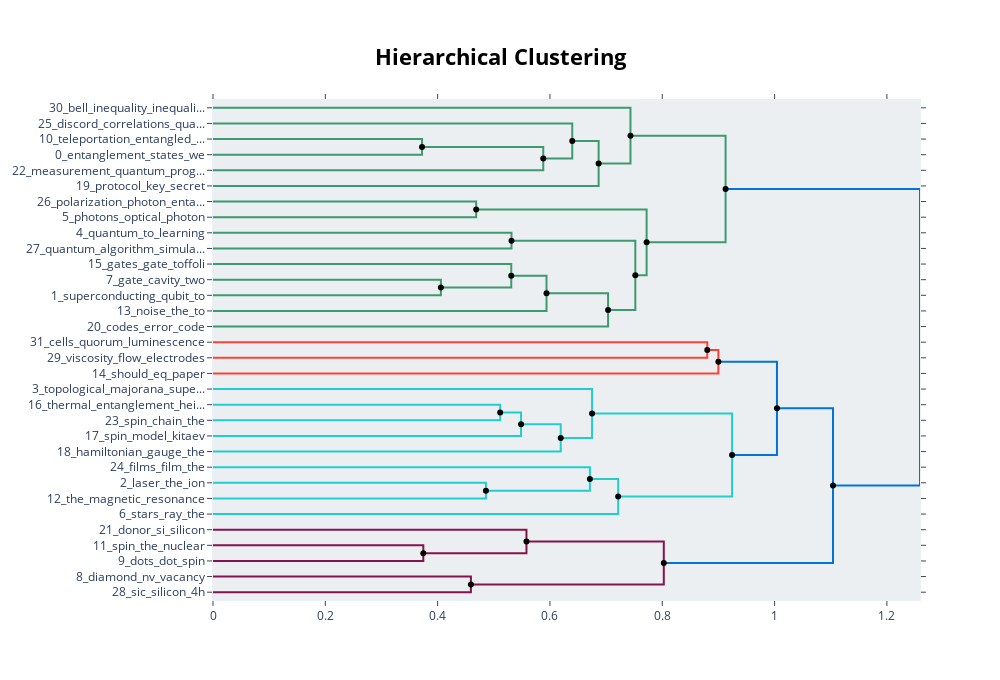

Notebook source saved alongside this figure:
### Markdown cell above
# 层次聚类

### Code cell
hierarchical_topics = topic_model.hierarchical_topics(docs)
topic_model.visualize_hierarchy(hierarchical_topics=hierarchical_topics)

### Figure 1 — Plotly figure (JSON) as saved in the notebook; plotly's stock layout.template omitted (floating-point values rounded to 4 significant figures)
{"data": [{"hoverinfo": "text", "marker": {"color": "rgb(61,153,112)"}, "mode": "lines", "text": ["teleportation_entangled_state_scheme_states", "", "", "entanglement_states_we_the_that"], "type": "scatter", "x": [0, 0.3722, 0.3722, 0], "xaxis": "x", "y": [-25, -25, -35, -35], "yaxis": "y"}, {"hoverinfo": "text", "marker": {"color": "rgb(61,153,112)"}, "mode": "lines", "text": ["entanglement_states_the_we_state", "", "", "measurement_quantum_program_the_is"], "type": "scatter", "x": [0.3722, 0.5881, 0.5881, 0], "xaxis": "x", "y": [-30, -30, -45, -45], "yaxis": "y"}, {"hoverinfo": "text", "marker": {"color": "rgb(61,153,112)"}, "mode": "lines", "text": ["discord_correlations_quantum_correlation_for", "", "", "entanglement_states_the_we_state"], "type": "scatter", "x": [0, 0.6397, 0.6397, 0.5881], "xaxis": "x", "y": [-15, -15, -37.5, -37.5], "yaxis": "y"}, {"hoverinfo": "text", "marker": {"color": "rgb(61,153,112)"}, "mode": "lines", "text": ["entanglement_states_the_we_state", "", "", "protocol_key_secret_protocols_attack"], "type": "scatter", "x": [0.6397, 0.6867, 0.6867, 0], "xaxis": "x", "y": [-26.25, -26.25, -55, -55], "yaxis": "y"}, {"hoverinfo": "text", "marker": {"color": "rgb(61,153,112)"}, "mode": "lines", "text": ["bell_inequality_inequalities_violation_chsh", "", "", "entanglement_states_the_we_for"], "type": "scatter", "x": [0, 0.7434, 0.7434, 0.6867], "xaxis": "x", "y": [-5, -5, -40.62, -40.62], "yaxis": "y"}, {"hoverinfo": "text", "marker": {"color": "rgb(61,153,112)"}, "mode": "lines", "text": ["polarization_photon_entangled_state_two", "", "", "photons_optical_photon_quantum_light"], "type": "scatter", "x": [0, 0.4686, 0.4686, 0], "xaxis": "x", "y": [-65, -65, -75, -75], "yaxis": "y"}, {"hoverinfo": "text", "marker": {"color": "rgb(61,153,112)"}, "mode": "lines", "text": ["quantum_to_learning_the_this", "", "", "quantum_algorithm_simulation_computer_algorithms"], "type": "scatter", "x": [0, 0.5315, 0.5315, 0], "xaxis": "x", "y": [-85, -85, -95, -95], "yaxis": "y"}, {"hoverinfo": "text", "marker": {"color": "rgb(61,153,112)"}, "mode": "lines", "text": ["gate_cavity_two_the_gates", "", "", "superconducting_qubit_to_the_qubits"], "type": "scatter", "x": [0, 0.4058, 0.4058, 0], "xaxis": "x", "y": [-115, -115, -125, -125], "yaxis": "y"}, {"hoverinfo": "text", "marker": {"color": "rgb(61,153,112)"}, "mode": "lines", "text": ["gates_gate_toffoli_unitary_clifford", "", "", "gate_qubit_superconducting_the_cavity"], "type": "scatter", "x": [0, 0.5311, 0.5311, 0.4058], "xaxis": "x", "y": [-105, -105, -120, -120], "yaxis": "y"}, {"hoverinfo": "text", "marker": {"color": "rgb(61,153,112)"}, "mode": "lines", "text": ["gate_qubit_gates_the_superconducting", "", "", "noise_the_to_we_decoherence"], "type": "scatter", "x": [0.5311, 0.5939, 0.5939, 0], "xaxis": "x", "y": [-112.5, -112.5, -135, -135], "yaxis": "y"}, {"hoverinfo": "text", "marker": {"color": "rgb(61,153,112)"}, "mode": "lines", "text": ["gate_qubit_the_gates_to", "", "", "codes_error_code_correction_quantum"], "type": "scatter", "x": [0.5939, 0.7035, 0.7035, 0], "xaxis": "x", "y": [-123.8, -123.8, -145, -145], "yaxis": "y"}, {"hoverinfo": "text", "marker": {"color": "rgb(61,153,112)"}, "mode": "lines", "text": ["quantum_to_algorithm_the_algorithms", "", "", "gate_qubit_the_to_gates"], "type": "scatter", "x": [0.5315, 0.752, 0.752, 0.7035], "xaxis": "x", "y": [-90, -90, -134.4, -134.4], "yaxis": "y"}, {"hoverinfo": "text", "marker": {"color": "rgb(61,153,112)"}, "mode": "lines", "text": ["photon_photons_optical_quantum_light", "", "", "quantum_the_to_gate_qubit"], "type": "scatter", "x": [0.4686, 0.7721, 0.7721, 0.752], "xaxis": "x", "y": [-70, -70, -112.2, -112.2], "yaxis": "y"}, {"hoverinfo": "text", "marker": {"color": "rgb(61,153,112)"}, "mode": "lines", "text": ["entanglement_states_the_we_for", "", "", "quantum_the_to_we_is"], "type": "scatter", "x": [0.7434, 0.9127, 0.9127, 0.7721], "xaxis": "x", "y": [-22.81, -22.81, -91.09, -91.09], "yaxis": "y"}, {"hoverinfo": "text", "marker": {"color": "rgb(255,65,54)"}, "mode": "lines", "text": ["cells_quorum_luminescence_proteins_abfps", "", "", "viscosity_flow_electrodes_accuracy_has"], "type": "scatter", "x": [0, 0.8801, 0.8801, 0], "xaxis": "x", "y": [-155, -155, -165, -165], "yaxis": "y"}, {"hoverinfo": "text", "marker": {"color": "rgb(255,65,54)"}, "mode": "lines", "text": ["viscosity_flow_electrodes_using_accuracy", "", "", "should_eq_paper_differential_hkl"], "type": "scatter", "x": [0.8801, 0.8999, 0.8999, 0], "xaxis": "x", "y": [-160, -160, -175, -175], "yaxis": "y"}, {"hoverinfo": "text", "marker": {"color": "rgb(35,205,205)"}, "mode": "lines", "text": ["thermal_entanglement_heisenberg_the_magnetic", "", "", "spin_chain_the_transfer_quantum"], "type": "scatter", "x": [0, 0.5113, 0.5113, 0], "xaxis": "x", "y": [-195, -195, -205, -205], "yaxis": "y"}, {"hoverinfo": "text", "marker": {"color": "rgb(35,205,205)"}, "mode": "lines", "text": ["the_thermal_chain_spin_entanglement", "", "", "spin_model_kitaev_lattice_the"], "type": "scatter", "x": [0.5113, 0.5485, 0.5485, 0], "xaxis": "x", "y": [-200, -200, -215, -215], "yaxis": "y"}, {"hoverinfo": "text", "marker": {"color": "rgb(35,205,205)"}, "mode": "lines", "text": ["spin_the_model_heisenberg_thermal", "", "", "hamiltonian_gauge_the_hamiltonians_we"], "type": "scatter", "x": [0.5485, 0.6192, 0.6192, 0], "xaxis": "x", "y": [-207.5, -207.5, -225, -225], "yaxis": "y"}, {"hoverinfo": "text", "marker": {"color": "rgb(35,205,205)"}, "mode": "lines", "text": ["topological_majorana_superconductivity_superconductor_superconductors", "", "", "the_spin_model_we_hamiltonian"], "type": "scatter", "x": [0, 0.6749, 0.6749, 0.6192], "xaxis": "x", "y": [-185, -185, -216.2, -216.2], "yaxis": "y"}, {"hoverinfo": "text", "marker": {"color": "rgb(35,205,205)"}, "mode": "lines", "text": ["laser_the_ion_is_to", "", "", "the_magnetic_resonance_temperature_observed"], "type": "scatter", "x": [0, 0.486, 0.486, 0], "xaxis": "x", "y": [-245, -245, -255, -255], "yaxis": "y"}, {"hoverinfo": "text", "marker": {"color": "rgb(35,205,205)"}, "mode": "lines", "text": ["films_film_the_were_on", "", "", "the_laser_with_ion_is"], "type": "scatter", "x": [0, 0.6711, 0.6711, 0.486], "xaxis": "x", "y": [-235, -235, -250, -250], "yaxis": "y"}, {"hoverinfo": "text", "marker": {"color": "rgb(35,205,205)"}, "mode": "lines", "text": ["the_laser_with_is_are", "", "", "stars_ray_the_star_galaxy"], "type": "scatter", "x": [0.6711, 0.7215, 0.7215, 0], "xaxis": "x", "y": [-242.5, -242.5, -265, -265], "yaxis": "y"}, {"hoverinfo": "text", "marker": {"color": "rgb(35,205,205)"}, "mode": "lines", "text": ["topological_the_spin_we_majorana", "", "", "the_to_stars_with_by"], "type": "scatter", "x": [0.6749, 0.9243, 0.9243, 0.7215], "xaxis": "x", "y": [-200.6, -200.6, -253.8, -253.8], "yaxis": "y"}, {"hoverinfo": "text", "marker": {"color": "rgb(0,116,217)"}, "mode": "lines", "text": ["viscosity_the_flow_to_electrodes", "", "", "the_to_we_with_is"], "type": "scatter", "x": [0.8999, 1.004, 1.004, 0.9243], "xaxis": "x", "y": [-167.5, -167.5, -227.2, -227.2], "yaxis": "y"}, {"hoverinfo": "text", "marker": {"color": "rgb(133,20,75)"}, "mode": "lines", "text": ["spin_the_nuclear_spins_electron", "", "", "dots_dot_spin_quantum_electron"], "type": "scatter", "x": [0, 0.3745, 0.3745, 0], "xaxis": "x", "y": [-285, -285, -295, -295], "yaxis": "y"}, {"hoverinfo": "text", "marker": {"color": "rgb(133,20,75)"}, "mode": "lines", "text": ["donor_si_silicon_electron_nuclear", "", "", "spin_dots_dot_quantum_electron"], "type": "scatter", "x": [0, 0.5581, 0.5581, 0.3745], "xaxis": "x", "y": [-275, -275, -290, -290], "yaxis": "y"}, {"hoverinfo": "text", "marker": {"color": "rgb(133,20,75)"}, "mode": "lines", "text": ["diamond_nv_vacancy_nitrogen_center", "", "", "sic_silicon_4h_vacancy_carbide"], "type": "scatter", "x": [0, 0.4592, 0.4592, 0], "xaxis": "x", "y": [-305, -305, -315, -315], "yaxis": "y"}, {"hoverinfo": "text", "marker": {"color": "rgb(133,20,75)"}, "mode": "lines", "text": ["spin_electron_dot_dots_quantum", "", "", "vacancy_diamond_nv_center_nitrogen"], "type": "scatter", "x": [0.5581, 0.8027, 0.8027, 0.4592], "xaxis": "x", "y": [-282.5, -282.5, -310, -310], "yaxis": "y"}, {"hoverinfo": "text", "marker": {"color": "rgb(0,116,217)"}, "mode": "lines", "text": ["the_to_is_we_with", "", "", "spin_nuclear_silicon_the_electron"], "type": "scatter", "x": [1.004, 1.104, 1.104, 0.8027], "xaxis": "x", "y": [-197.3, -197.3, -296.2, -296.2], "yaxis": "y"}, {"hoverinfo": "text", "marker": {"color": "rgb(0,116,217)"}, "mode": "lines", "text": ["the_quantum_we_to_is", "", "", "the_spin_to_we_is"], "type": "scatter", "x": [0.9127, 1.259, 1.259, 1.104], "xaxis": "x", "y": [-56.95, -56.95, -246.8, -246.8], "yaxis": "y"}, {"hoverinfo": "text", "hovertext": ["entanglement_states_the_we_state", "entanglement_states_the_we_state", "gate_qubit_gates_the_superconducting", "gate_qubit_the_gates_to", "quantum_to_algorithm_the_algorithms", "photon_photons_optical_quantum_light", "entanglement_states_the_we_for", "viscosity_flow_electrodes_using_accuracy", "the_thermal_chain_spin_entanglement", "spin_the_model_heisenberg_thermal", "the_laser_with_is_are", "topological_the_spin_we_majorana", "viscosity_the_flow_to_electrodes", "spin_electron_dot_dots_quantum", "the_to_is_we_with", "the_quantum_we_to_is"], "marker": {"color": "black"}, "mode": "markers", "showlegend": false, "type": "scatter", "x": [0.3722, 0.6397, 0.5311, 0.5939, 0.5315, 0.4686, 0.7434, 0.8801, 0.5113, 0.5485, 0.6711, 0.6749, 0.8999, 0.5581, 1.004, 0.9127], "y": [-30, -26.25, -112.5, -123.8, -90, -70, -22.81, -160, -200, -207.5, -242.5, -200.6, -167.5, -282.5, -197.3, -56.95]}, {"hoverinfo": "text", "hovertext": ["entanglement_states_the_we_state", "entanglement_states_the_we_for", "gate_qubit_superconducting_the_cavity", "gate_qubit_the_to_gates", "quantum_the_to_gate_qubit", "quantum_the_to_we_is", "the_spin_model_we_hamiltonian", "the_laser_with_ion_is", "the_to_stars_with_by", "the_to_we_with_is", "spin_dots_dot_quantum_electron", "vacancy_diamond_nv_center_nitrogen", "spin_nuclear_silicon_the_electron", "the_spin_to_we_is"], "marker": {"color": "black"}, "mode": "markers", "showlegend": false, "type": "scatter", "x": [0.5881, 0.6867, 0.4058, 0.7035, 0.752, 0.7721, 0.6192, 0.486, 0.7215, 0.9243, 0.3745, 0.4592, 0.8027, 1.104], "y": [-37.5, -40.62, -120, -134.4, -112.2, -91.09, -216.2, -250, -253.8, -227.2, -290, -310, -296.2, -246.8]}], "layout": {"autosize": false, "height": 680, "hoverlabel": {"bgcolor": "white", "font": {"family": "Rockwell", "size": 16}}, "hovermode": "closest", "plot_bgcolor": "#ECEFF1", "showlegend": false, "title": {"font": {"color": "Black", "size": 22}, "text": "<b>Hierarchical Clustering</b>", "x": 0.5, "xanchor": "center", "yanchor": "top"}, "width": 1000, "xaxis": {"mirror": "allticks", "rangemode": "tozero", "showgrid": false, "showline": true, "showticklabels": true, "ticks": "outside", "type": "linear", "zeroline": false}, "yaxis": {"mirror": "allticks", "range": [-320, 0], "rangemode": "tozero", "showgrid": false, "showline": true, "showticklabels": true, "tickmode": "array", "ticks": "outside", "ticktext": ["30_bell_inequality_inequali...", "25_discord_correlations_qua...", "10_teleportation_entangled_...", "0_entanglement_states_we", "22_measurement_quantum_prog...", "19_protocol_key_secret", "26_polarization_photon_enta...", "5_photons_optical_photon", "4_quantum_to_learning", "27_quantum_algorithm_simula...", "15_gates_gate_toffoli", "7_gate_cavity_two", "1_superconducting_qubit_to", "13_noise_the_to", "20_codes_error_code", "31_cells_quorum_luminescence", "29_viscosity_flow_electrodes", "14_should_eq_paper", "3_topological_majorana_supe...", "16_thermal_entanglement_hei...", "23_spin_chain_the", "17_spin_model_kitaev", "18_hamiltonian_gauge_the", "24_films_film_the", "2_laser_the_ion", "12_the_magnetic_resonance", "6_stars_ray_the", "21_donor_si_silicon", "11_spin_the_nuclear", "9_dots_dot_spin", "8_diamond_nv_vacancy", "28_sic_silicon_4h"], "tickvals": [-5, -15, -25, -35, -45, -55, -65, -75, -85, -95, -105, -115, -125, -135, -145, -155, -165, -175, -185, -195, -205, -215, -225, -235, -245, -255, -265, -275, -285, -295, -305, -315], "type": "linear", "zeroline": false}}}
